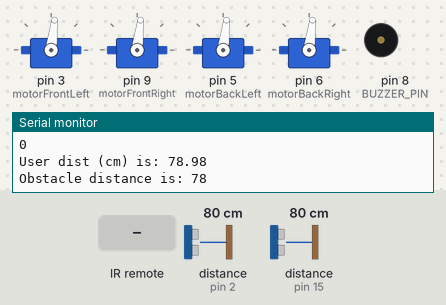
A sketch run on a simulated Arduino Uno, built with avr-gcc and run on an emulated ATmega328P. Shown: 4 × servo, buzzer (waves = sounding), the last lines printed to the serial monitor. Wiring (inferred from the names in the program): 2 × ultrasonic range finder: trigger pin 4, echo pin 2 / trigger pin 14, echo pin 15. The inputs (shaded band) are chosen by the test bench; at power-on: distance to the obstacle (sensors on pin 2, pin 15) 80 cm. The echo pulse lasts 58.3 µs per cm.

Above: at 12.7 s.
12.8 s: distance to the obstacle (sensor on pin 2) set to 2 cm
At 15.5 s:
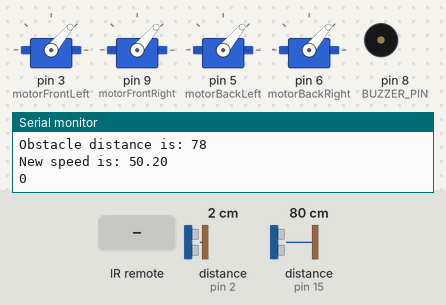
15.8 s: distance to the obstacle (sensor on pin 15) set to 17 cm
17.3 s: distance to the obstacle (sensor on pin 15) set to 13 cm
At 17.43 s:
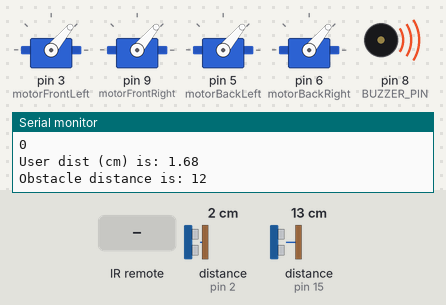
20.3 s: infrared code 0x3 received
At 21.6 s:
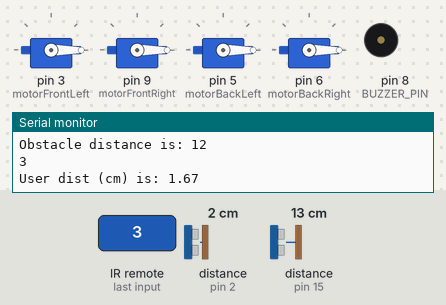
22.1 s: infrared code 0x2 received
At 22.9 s:
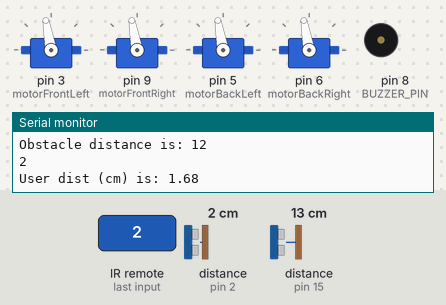
Timing chart, 0 to 25.1 s (numbered marks = the images above; inputs shaded):
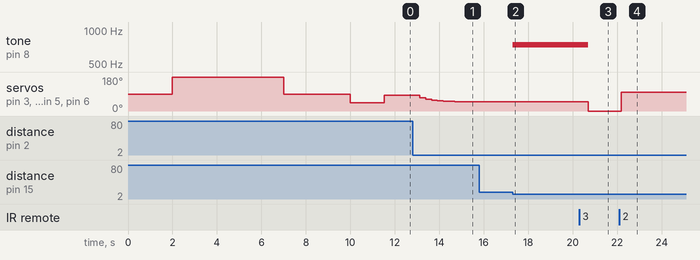

The sketch:

RadarMotorsTest.ino
```cpp
#include <Servo.h>
#include <IRremote.h>
#include "pitches.h"

// buzzer pin and tone
#define BUZZER_PIN 8
const int alert_tone = NOTE_FS5;

// radar pins
#define trigFront 14
#define echoFront 15
#define trigBack 4
#define echoBack 2

// Inititialize radars and motors in servo objects
Servo frontRadar, backRadar;
Servo motorBackRight;
Servo motorFrontLeft;
Servo motorBackLeft;
Servo motorFrontRight;

int obstacleFlag = 0;
float prevSpeed = 0;
float motorSpeed, userDist;

//Initialize IR reciever in an IRrecv object
IRrecv recieverIR(7);
int IRCode  = 0;
int results;

int minMotorSpeed = 90;  // Minimum throttle
int maxMotorSpeed = 180;  // Maximum throttle

void armESC() {
    // Set high throttle
    delay(2000);
    motorBackRight.write(maxMotorSpeed);
    motorFrontLeft.write(maxMotorSpeed);
    motorBackLeft.write(maxMotorSpeed);
    motorFrontRight.write(maxMotorSpeed);
    delay(5000);
    // Set low throttle
    motorBackRight.write(minMotorSpeed);
    motorFrontLeft.write(minMotorSpeed);
    motorBackLeft.write(minMotorSpeed);
    motorFrontRight.write(minMotorSpeed);
    delay(3000);
    // Arm ESCs
    motorBackRight.write(45);
    motorFrontLeft.write(45);
    motorBackLeft.write(45);
    motorFrontRight.write(45);
    delay(1500);
}

void setup() {
  Serial.begin(9600);
  // Attach ESCs
  motorFrontLeft.attach(3);  // Pin 3 for front left motor
  motorFrontRight.attach(9); // Pin 5 for front right motor
  motorBackLeft.attach(5);   // Pin 6 for back left motor
  motorBackRight.attach(6);  // Pin 9 for back right motor

  // Calibration and Arming sequence
  armESC();
  /*
  motorBackRight.write(minMotorSpeed);
  motorFrontLeft.write(minMotorSpeed);
  motorBackLeft.write(minMotorSpeed);
  motorFrontRight.write(minMotorSpeed);
  Serial.println("Plug in ESCs now - wait for confirmation beep");
  while (!Serial.available()) {}
  Serial.read();
  delay(1000);
  */
  // Setup IR sensor
  recieverIR.enableIRIn();

  // Setup radars
  pinMode(trigFront, OUTPUT);
  pinMode(echoFront, INPUT);
  pinMode(trigBack, OUTPUT);
  pinMode(echoBack, INPUT);

  // Setup buzzer
  pinMode(BUZZER_PIN, OUTPUT);
}

int checkIRCode(){
  if (recieverIR.decode()) {
    IRCode = recieverIR.decodedIRData.command;
    delay(10);
    recieverIR.resume();
  }
  return IRCode;
}

float calculateDistance(int trig, int echo, int flag) {
  digitalWrite(trig, LOW);
  delayMicroseconds(2);
  digitalWrite(trig, HIGH);
  delayMicroseconds(10);
  digitalWrite(trig, LOW);
  float dist = pulseIn(echo, HIGH) * 0.034/2;
  if (trig == trigFront && flag && dist < 15.0) {
    tone(BUZZER_PIN, alert_tone);
    return dist;
  } else {
    return dist;
  }
}

void loop() {
  // Receive input from remote
  checkIRCode();
  Serial.println(IRCode);

  // Check user distance to adjust motors
  backRadar.write(trigBack);
  userDist = calculateDistance(trigBack, echoBack, 0);
  Serial.print("User dist (cm) is: ");
  Serial.println(userDist);

  // Setup reference speed
  if (!prevSpeed) {
      prevSpeed = map(userDist, 0, 300, 50, 180);
  }

  // Detect obstacle distance to alert buzzer
  frontRadar.write(trigFront);
  int obstacleDist = calculateDistance(trigFront, echoFront, obstacleFlag);
  Serial.print("Obstacle distance is: ");
  Serial.println(obstacleDist);
  if (obstacleFlag) { delay(250); }
  noTone(BUZZER_PIN);

  switch (IRCode) {
    case 3: // Stop motors
      obstacleFlag = 0;
      motorBackRight.write(0);
      motorFrontLeft.write(0);
      motorBackLeft.write(0);
      motorFrontRight.write(0);
      break;
    case 2: // Medium-high speed
      obstacleFlag = 0;
      motorBackRight.write(100);
      motorFrontLeft.write(100);
      motorBackLeft.write(100);
      motorFrontRight.write(100);
      break;
    case 0: // Speed & buzzer based on radars
      obstacleFlag = 1;
      motorSpeed = (2 * map(userDist, 0, 300, 50, 180) + 3 * prevSpeed) / 5;
      prevSpeed = motorSpeed;
      Serial.print("New speed is: ");
      Serial.println(motorSpeed);
      motorBackRight.write(motorSpeed);
      motorFrontLeft.write(motorSpeed);
      motorBackLeft.write(motorSpeed);
      motorFrontRight.write(motorSpeed);
      break;
    default: // Idle speed
      obstacleFlag = 0;
      motorBackRight.write(50);
      motorFrontLeft.write(50);
      motorBackLeft.write(50);
      motorFrontRight.write(50);
      break;
  }
}
```

Measured:
- the behaviour switches between 16 and 15 cm on distance to the obstacle (sensor on pin 15) (found by bisection; images 1 and 2)
- after the input at 12.8 s, servo on pin 3 (motorFrontLeft), servo on pin 9 (motorFrontRight), servo on pin 5 (motorBackLeft), servo on pin 6 (motorBackRight): moves from 83° to 50° over 1.6 s, starting after 0.33 s
- after the input at 17.3 s, tone on pin 8 (BUZZER_PIN): silent → 740 Hz at once
- after the input at 20.3 s, tone on pin 8 (BUZZER_PIN): 740 Hz → silent after 0.13 s, → 740 Hz 0.01 s later, → silent 0.25 s later; servo on pin 3 (motorFrontLeft), servo on pin 9 (motorFrontRight), servo on pin 5 (motorBackLeft), servo on pin 6 (motorBackRight): 50° → 0° after 0.39 s
- after the input at 22.1 s, servo on pin 3 (motorFrontLeft), servo on pin 9 (motorFrontRight), servo on pin 5 (motorBackLeft), servo on pin 6 (motorBackRight): 0° → 100° after 0.10 s
